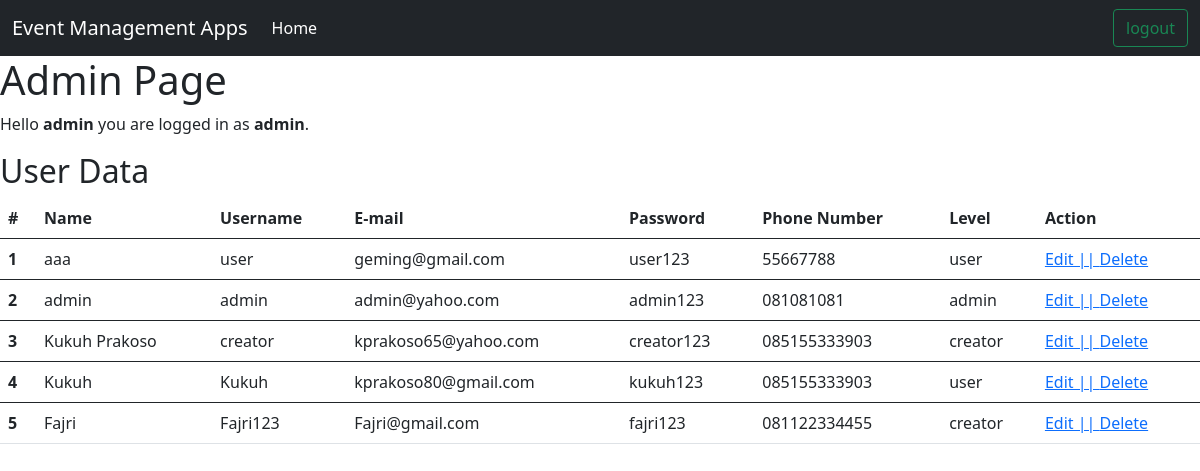
Screenshot of /admin/data_user.php (signed in) with the database file from the repository.
### tables this page shows
CREATE TABLE `user` (
  `id` int(11) NOT NULL,
  `nama` varchar(255) NOT NULL,
  `username` varchar(255) NOT NULL,
  `email` varchar(30) NOT NULL,
  `password` varchar(255) NOT NULL,
  `no_hp` char(13) NOT NULL,
  `level` varchar(20) NOT NULL
);

### admin/data_user.php (the view, shortened to what this page needs)
<!DOCTYPE html>
<html>
<head>
	<link rel="stylesheet" type="text/css" href="https://cdn.jsdelivr.net/npm/bootstrap@5.0.2/dist/css/bootstrap.min.css">
</head>
<body>
	<?php require "navbaradmin.php" ?>
	<h1>Admin Page</h1>
	<p>Hello <b><?php echo $_SESSION['username']; ?></b> you are logged in as <b><?php echo $_SESSION['level']; ?></b>.</p>
    <h2>User Data</h2>
	<table class="table table">
  <thead>
    <tr>
      <th scope="col">#</th>
      <th scope="col">Name</th>
      <th scope="col">Username</th>
      <th scope="col">E-mail</th>
	  <th scope="col">Password</th>
	  <th scope="col">Phone Number</th>
	  <th scope="col">Level</th>
	  <th scope="col">Action</th>
    </tr>
  </thead>
  <?php
	include '..\koneksi.php';
	$select = mysqli_query($koneksi,"SELECT * FROM user ");
	$x=1;
	while($hasil = mysqli_fetch_array($select)){
	?>
  <tbody>
    <tr>
		<th scope="row"><?php echo $x ?></th>
			<td><?php echo $hasil ['nama'] ?></td>
			<td><?php echo $hasil ['username'] ?></td>
			<td><?php echo $hasil ['email'] ?></td>
			<td><?php echo $hasil ['password'] ?></td>
			<td><?php echo $hasil ['no_hp'] ?></td>
			<td><?php echo $hasil ['level'] ?></td>
            <td><a href="edit_user.php?id=<?php echo $hasil['id'];?>">Edit || </a><a href="hapus_user.php?id=<?php echo $hasil['id'];?>">Delete</a></td>
    </tr>
  </tbody>
  <?php $x++; }
	?>
</table>
</body>
</html>

### admin/navbaradmin.php (shortened to what this page needs)
<nav class="navbar navbar-expand-lg navbar-dark bg-dark">
  <div class="container-fluid">
    <a class="navbar-brand" href="halaman_admin.php">Event Management Apps</a>
    <div class="collapse navbar-collapse" id="navbarSupportedContent">
      <ul class="navbar-nav me-auto mb-2 mb-lg-0">
        <li class="nav-item">
          <a class="nav-link active" aria-current="page" href="halaman_admin.php">Home</a>
        </li>
      </ul>
      <form class="d-flex">
        <a class="btn btn-outline-success" href="../logout.php">logout</a>
      </form>
    </div>
  </div>
</nav>

### rows the page displays
user: nama "aaa", username "user", email "geming@gmail.com", password "user123", no_hp "55667788", level "user"
user: nama "admin", username "admin", email "admin@yahoo.com", password "admin123", no_hp "081081081", level "admin"
user: nama "Kukuh Prakoso", username "creator", email "kprakoso65@yahoo.com", password "creator123", no_hp "085155333903", level "creator"
user: nama "Kukuh", username "Kukuh", email "kprakoso80@gmail.com", password "kukuh123", no_hp "085155333903", level "user"
user: nama "Fajri", username "Fajri123", email "Fajri@gmail.com", password "fajri123", no_hp "081122334455", level "creator"

### other values shown
$_SESSION['username'] "admin"
$_SESSION['level'] "admin"
